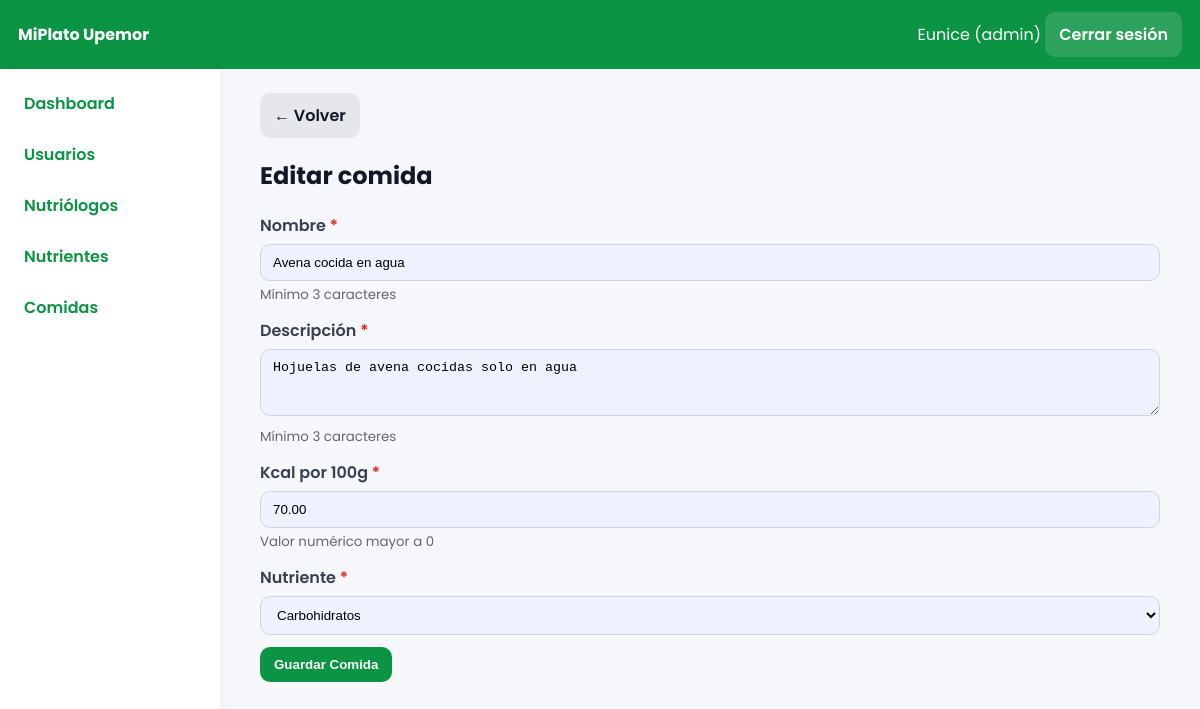
/index.php?controller=admin&action=comidaForm&id=21 (signed in), run on the app's committed database.
### tables this page shows
CREATE TABLE `comidas` (
  `id_comida` int(11) NOT NULL AUTO_INCREMENT,
  `nombre` varchar(150) NOT NULL,
  `descripcion` text DEFAULT NULL,
  `calorias_por_100g` decimal(7,2) NOT NULL DEFAULT 0.00,
  `id_nutriente` int(11) DEFAULT NULL,
  PRIMARY KEY (`id_comida`),
  KEY `comidas_ibfk_nutriente` (`id_nutriente`),
  CONSTRAINT `comidas_ibfk_nutriente` FOREIGN KEY (`id_nutriente`) REFERENCES `nutrientes` (`id_nutriente`) ON DELETE SET NULL ON UPDATE CASCADE
);

CREATE TABLE `nutrientes` (
  `id_nutriente` int(11) NOT NULL AUTO_INCREMENT,
  `nombre` varchar(120) NOT NULL,
  `calorias_por_gramo` decimal(6,2) NOT NULL DEFAULT 0.00,
  `unidad_medida` varchar(30) NOT NULL DEFAULT 'g',
  `tipo` varchar(60) NOT NULL DEFAULT 'macronutriente',
  PRIMARY KEY (`id_nutriente`)
);

### app/core/Controller.php (called while the page is built, shortened)
<?php
class Controller{
  protected function view($file,$data=[]){
    include __DIR__.'/../views/layout.php';
  }
  protected function partial($file,$data=[]){
    extract($data);
    include __DIR__.'/../views/'.$file.'.php';
  }
}

### app/controllers/AdminController.php (called while the page is built, shortened)
<?php
require_once __DIR__.'/../models/Nutriente.php';
require_once __DIR__.'/../models/Comida.php';
class AdminController extends Controller{
public function comidaForm()
{
    $id = $_GET['id'] ?? null;
    $c  = $id ? (new Comida())->find($id) : null;
    $nutrientes = (new Nutriente())->all();
    $this->view('admin/comidas/form', compact('c', 'nutrientes'));
}
}

### app/core/Router.php (called while the page is built, shortened)
<?php
class Router{
  public static function dispatch(){
    $a=$_GET['action']??'login';
    $o=new $cn();
    $o->$a();
  }
}

### index.php (called while the page is built, shortened)
<?php
require __DIR__.'/app/core/Controller.php';
require __DIR__.'/app/core/Model.php';
require __DIR__.'/app/core/Database.php';
require __DIR__.'/app/core/Router.php';
Router::dispatch();

### app/core/Database.php (called while the page is built)
<?php
class Database{
  private static $c=null;
  public static function getConnection(){
    if(self::$c===null){
      $dsn='mysql:host='.DB_HOST.';dbname='.DB_NAME.';charset=utf8mb4';
      self::$c=new PDO(
        $dsn,
        DB_USER,
        DB_PASS,
        [
          PDO::ATTR_ERRMODE=>PDO::ERRMODE_EXCEPTION,
          PDO::ATTR_DEFAULT_FETCH_MODE=>PDO::FETCH_ASSOC
        ]
      );
    }
    return self::$c;
  }
}

### app/core/Model.php (called while the page is built, shortened)
<?php
class Model{
  function __construct(){
    $this->db=Database::getConnection();
  }
}

### app/models/Comida.php (called while the page is built, shortened)
<?php
class Comida extends Model
{
    public function find($id_comida)
    {
        $sql = "SELECT c.id_comida, c.nombre, c.descripcion, c.calorias_por_100g, c.id_nutriente, n.nombre AS nutriente
                FROM comidas c
                LEFT JOIN nutrientes n ON c.id_nutriente = n.id_nutriente
                WHERE c.id_comida = ?";
        $st = $this->db->prepare($sql);
        $st->execute([$id_comida]);
        return $st->fetch();
    }
}

### app/models/Nutriente.php (called while the page is built, shortened)
<?php
class Nutriente extends Model
{
    public function all()
    {
        $sql = "SELECT id_nutriente, nombre, calorias_por_gramo, unidad_medida, tipo
                FROM nutrientes
                ORDER BY id_nutriente DESC";
        return $this->db->query($sql)->fetchAll();
    }
}

### app/views/admin/comidas/form.php (the view, shortened to what this page needs)
<a class='btn' href='index.php?controller=admin&action=comidas'>← Volver</a>
<h2><?= isset($c) ? 'Editar' : 'Nueva' ?> comida</h2>
<form method='POST' action='index.php?controller=admin&action=comidaSave' onsubmit="return validarFormularioComida()">
    <label class='form-label'>Nombre <span style="color: #dc2626;">*</span></label>
    <input class='form-control' name='nombre'
           value='<?= htmlspecialchars($c['nombre'] ?? '') ?>'
           placeholder="Ej: Arroz blanco"
           minlength="3"
           maxlength="100"
           required>
    <small style="color: #666;">Mínimo 3 caracteres</small>
    <label class='form-label'>Descripción <span style="color: #dc2626;">*</span></label>
    <textarea class='form-control' name='descripcion' rows='3'
              placeholder="Ej: Arroz cocido al vapor, sin sal"
              minlength="3"
              maxlength="500"
              required><?= htmlspecialchars($c['descripcion'] ?? '') ?></textarea>
    <small style="color: #666;">Mínimo 3 caracteres</small>
    <label class='form-label'>Kcal por 100g <span style="color: #dc2626;">*</span></label>
    <input class='form-control' type='number' step='0.01' min='0' max='999'
           name='calorias_por_100g'
           value='<?= htmlspecialchars($c['calorias_por_100g'] ?? '0') ?>'
           placeholder="Ej: 130"
           required>
    <small style="color: #666;">Valor numérico mayor a 0</small>
    <label class='form-label'>Nutriente <span style="color: #dc2626;">*</span></label>
    <select class='form-control' name='id_nutriente' required>
        <?php foreach ($nutrientes as $n): ?>
            <option value='<?= $n['id_nutriente'] ?>'
                <?= isset($c) && $c['id_nutriente'] == $n['id_nutriente'] ? 'selected' : '' ?>>
                <?= htmlspecialchars($n['nombre']) ?>
            </option>
        <?php endforeach; ?>
    </select>
    <button class='btn primary mt-12' type='submit'>Guardar Comida</button>
</form>

### public/css/app.css (style rules this page uses)
* { box-sizing:border-box }
body { font-family:'Poppins',system-ui,Segoe UI,Roboto,Arial,sans-serif;background:#f5f7fa;margin:0;color:#111827 }
.form-label { display:block;text-align:left;margin:12px 0 6px;font-weight:600;color:#374151 }
.form-control { width:100%;border:1px solid #d1d5db;border-radius:10px;padding:10px 12px;background:#eef2ff }
.mt-12 { margin-top:12px }
.btn { display:inline-block;padding:10px 14px;border-radius:10px;border:0;background:#e5e7eb;text-decoration:none;color:#111827;font-weight:600 }
.btn.primary { background:#0b9444;color:#fff }

### data on the page
comidas: nombre "Avena cocida en agua", descripcion "Hojuelas de avena cocidas solo en agua", calorias_por_100g "70.00", id_nutriente "Carbohidratos"

### other printed values
$_SESSION['user']['nombre'] "Eunice"
$_SESSION['user']['rol'] "admin"
